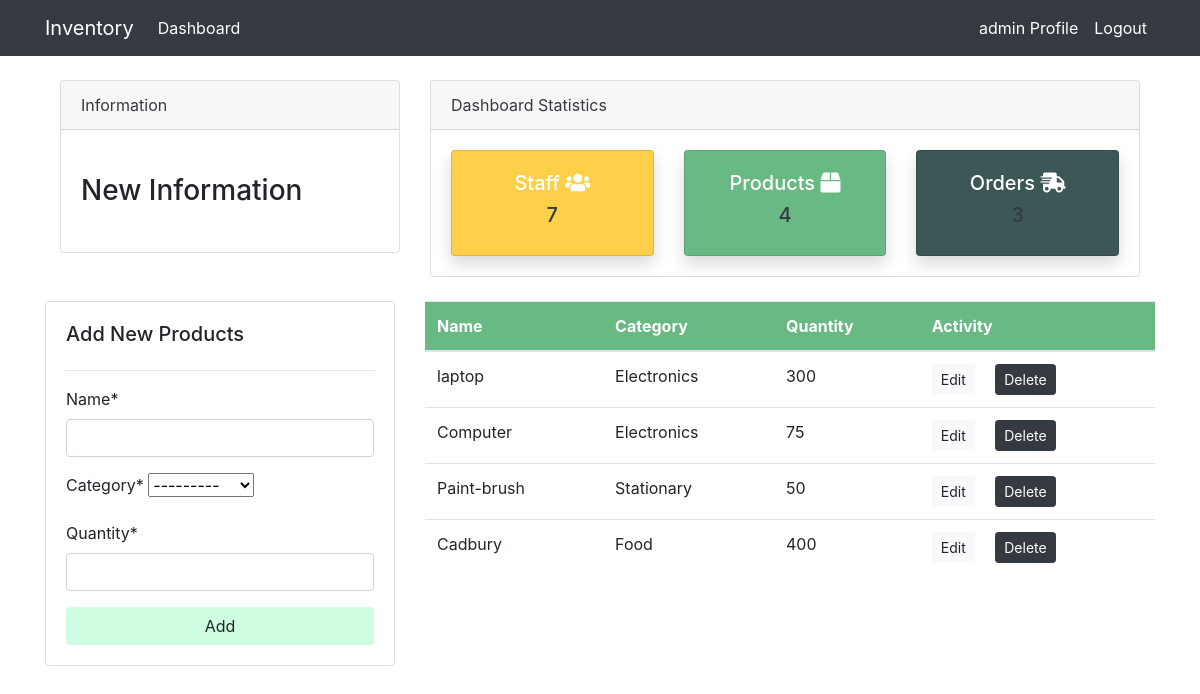
Screenshot of /products/ (signed in) with the database file from the repository.
### inventoryapp/models.py (models this page shows, shortened)
class Products(models.Model):
    name = models.CharField(max_length=100, null=True)
    category = models.CharField(max_length=20, choices=CATEGORY, null=True)
    quantity  = models.PositiveIntegerField(null=True)
    class Meta:
        verbose_name_plural = 'Product'

### inventoryapp/views.py (the view)
# urls.py: path('products/', views.products, name="dashboard-products"),
@login_required
def products(request):
    items = Products.objects.all()
    items_count = items.count()
    workers = User.objects.all()
    workers_count = workers.count()
    order = Order.objects.all()
    order_count = order.count()
    if request.method == 'POST':
        form  = ProductForm(request.POST)
        if form.is_valid():
            form.save()
            productname = form.cleaned_data.get('name')
            messages.success(request, f'{productname} has been added')
            return redirect('dashboard-products')
    else:
        form = ProductForm()
    context = {
        'items':items,
        'form':form,
        'workers_count' : workers_count,
        'items_count' : items_count,
        'order_count': order_count,
    }
    return render(request,'dashboard/products.html', context)

### inventoryapp/forms.py
class ProductForm(forms.ModelForm):
    class Meta:
        model = Products
        fields  =  ['name','category','quantity']

### templates/dashboard/products.html (shortened to what this page needs)
{% extends 'partials/base.html' %}
{% block content %}
{% load crispy_forms_tags %}
{%  include 'partials/topnav.html' %}
<div class="row my-4">
    <div class="col-md-4">
        <div class="card card-body">
            <h5>Add New Products</h5>
            <hr>
            <form method="POST">
                {{ form|crispy }}
                <input class="btn btn-block" type="submit" value="Add" style="background: #CFFDE1;">
            </form>
        </div>
    </div>
    <div class="col-md-8">
        <table class="table bg-white">
            <thead class="text-white" style="background: #68B984;">
                <tr>
                    <th scope="col">Name</th>
                    <th scope="col">Category</th>
                    <th scope="col">Quantity</th>
                    <th scope="col">Activity</th>
                </tr>
            </thead>
            <tbody>
                {% for item in items %}
                <tr>
                    <td>{{item.name}}</td>
                    <td>{{item.category}}</td>
                    <td>{{item.quantity}}</td>
                    <td>
                        <a class="btn btn-light btn-sm mr-2"
                            href="{% url 'dashboard-products-update' item.id %}">Edit</a>
                        <a class="btn btn-dark btn-sm ml-2"
                            href="{% url 'dashboard-products-delete' item.id %}">Delete</a>
                    </td>
                </tr>
                {% endfor %}
            </tbody>
        </table>
    </div>
</div>
{% endblock %}

### templates/partials/nav.html (shortened to what this page needs)
<nav class="navbar navbar-expand-lg navbar-dark bg-dark">
    {% if user.is_authenticated %}
    <div class="container">
        <a class="navbar-brand text-white" href="{% url 'dashboard-index' %}">Inventory</a>
        <div class="collapse navbar-collapse" id="navbarSupportedContent">
            <ul class="navbar-nav mr-auto">
                <li class="nav-item active">
                    <a class="nav-link text-white" href="{% url 'dashboard-index' %}">Dashboard </a>
                </li>
            </ul>
            <ul class="navbar-nav ml-auto">
                <li class="nav-item active">
                    <a class="nav-link text-white" href="{% url 'user-profile' %}">{{user.username}} Profile
                        <span class="sr-only">(current)</span></a>
                </li>
                <li class="nav-item">
                    <a class="nav-link text-white" href="{% url 'user-logout' %}">Logout</a>
                </li>
            </ul>
        {% endif %}
        </div>
    </div>
</nav>

### static/style.css (style rules this page uses)
body { background: white; }

### rows the page displays
Products: name "laptop", category "Electronics", quantity "300"
Products: name "Computer", category "Electronics", quantity "75"
Products: name "Paint-brush", category "Stationary", quantity "50"
Products: name "Cadbury", category "Food", quantity "400"

### other values shown
{{ user.username }} "admin"
{{ workers_count }} "7"
{{ items_count }} "4"
{{ order_count }} "3"
